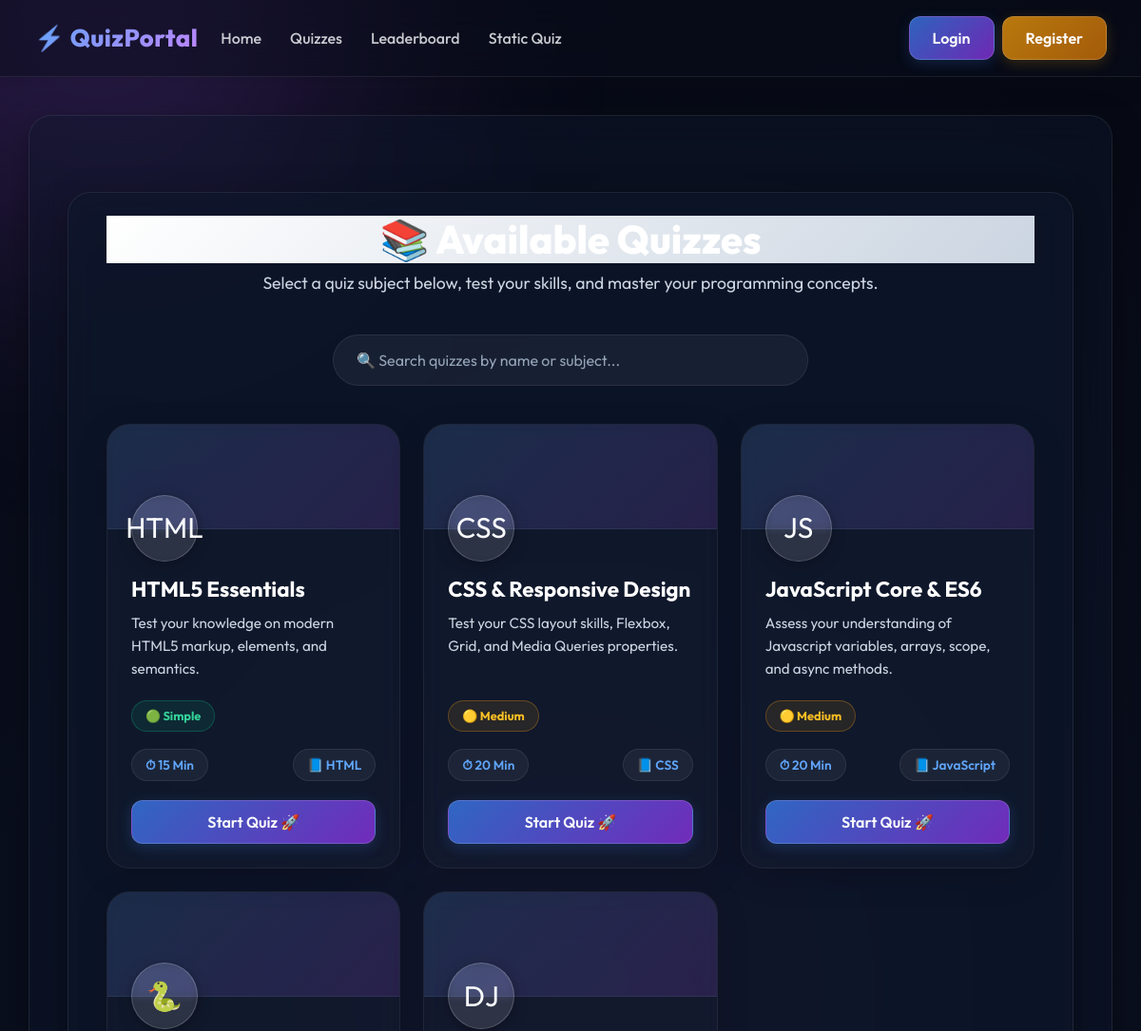
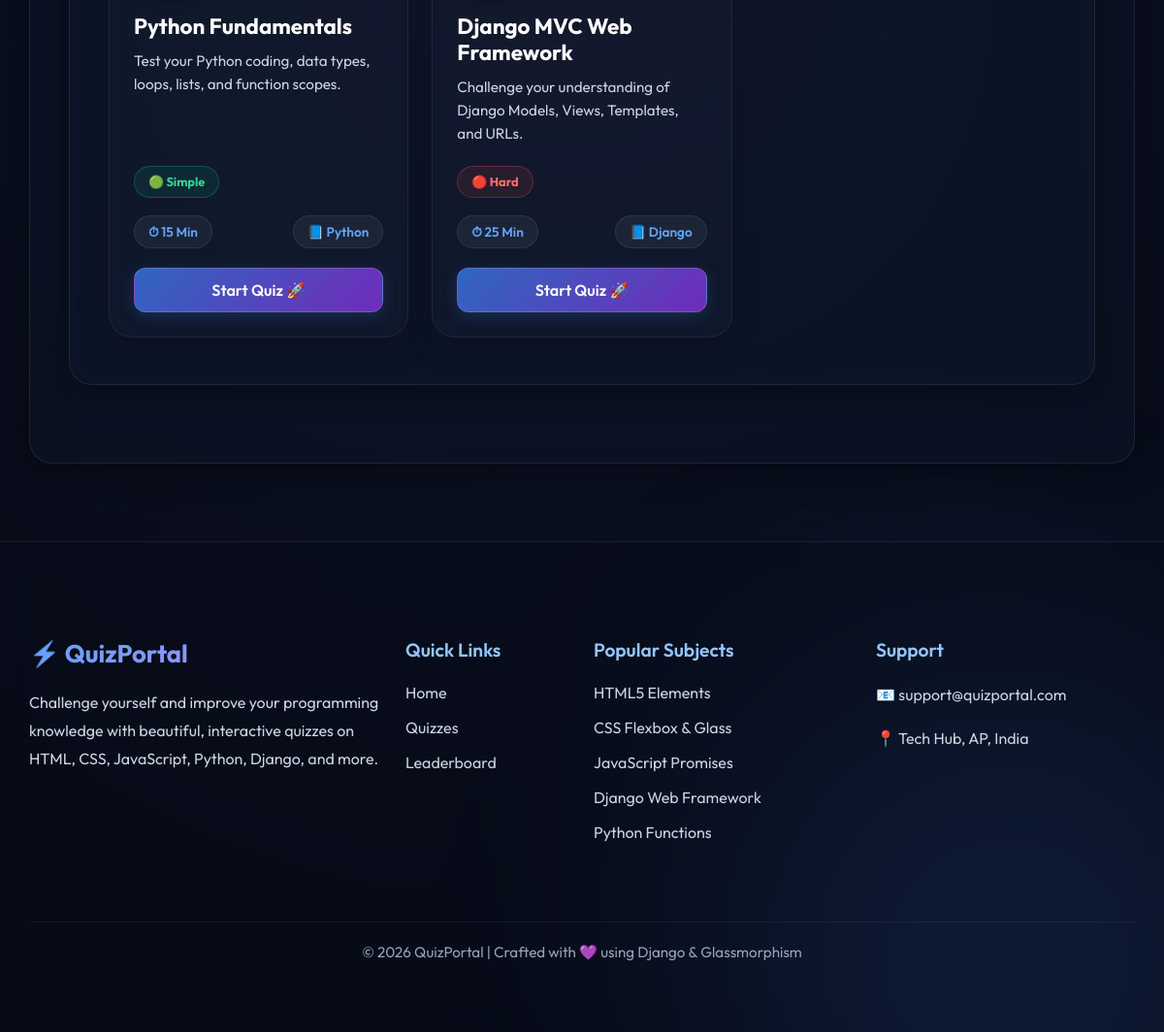
Page /quizess/ on the committed database (2 pictures, top to bottom).
### messages1/models.py (models this page shows, shortened)
class Quiz(models.Model):
    LEVEL_CHOICES = (
        ('Simple', 'Simple'),
        ('Medium', 'Medium'),
        ('Hard', 'Hard'),
    )
    title = models.CharField(
        max_length=200
    )
    description = models.TextField()
    category = models.CharField(
        max_length=100,
        default="General"
    )
    level = models.CharField(
        max_length=20,
        choices=LEVEL_CHOICES,
        default="Simple"
    )
    time_limit = models.IntegerField(
        default=20,
        help_text="Time in minutes"
    )

### messages1/views.py (the view)
def quizess(request):
    quizzes = Quiz.objects.all()
    return render(
        request,
        'quiz/quizess.html',
        {'quizess': quizzes} # Template expects 'quizess' key
    )

### messages1/templates/quiz/quizess.html (shortened to what this page needs)
{% extends 'quiz/base.html' %}
{% block content %}
<div class="container py-4">
    <h1 class="page-title">
        📚 Available Quizzes
    </h1>
    <p class="page-subtitle">
        Select a quiz subject below, test your skills, and master your programming concepts.
    </p>
    <div class="search-box">
        <input
            type="text"
            id="searchQuiz"
            class="form-control search-input"
            placeholder="🔍 Search quizzes by name or subject..."
            onkeyup="filterQuizzes()">
    </div>
    <div class="row" id="quizContainer">
        {% for quiz in quizess %}
        <div class="col-lg-4 col-md-6 mb-4 quiz-item">
            <div class="quiz-card">
                <div class="quiz-header">
                    <div class="quiz-icon">
                        {% if quiz.category == "HTML" %}
                            HTML
                        {% elif quiz.category == "CSS" %}
                            CSS
                        {% elif quiz.category == "JavaScript" %}
                            JS
                        {% elif quiz.category == "Python" %}
                            🐍
                        {% elif quiz.category == "Django" %}
                            DJ
                        {% else %}
                            🎯
                        {% endif %}
                    </div>
                </div>
                <div class="quiz-body">
                    <h3 class="quiz-title">
                        {{ quiz.title }}
                    </h3>
                    <p class="quiz-description">
                        {{ quiz.description }}
                    </p>
                    {% if quiz.level == "Simple" %}
                        <span class="level-badge simple">
                            🟢 Simple
                        </span>
                    {% elif quiz.level == "Medium" %}
                        <span class="level-badge medium">
                            🟡 Medium
                        </span>
                    {% else %}
                        <span class="level-badge hard">
                            🔴 Hard
                        </span>
                    {% endif %}
                    <div class="quiz-info">
                        <span class="quiz-badge">
                            ⏱ {{ quiz.time_limit }} Min
                        </span>
                        <span class="quiz-badge">
                            📘 {{ quiz.category }}
                        </span>
                    </div>
                    <a href="/quiz/{{ quiz.id }}/"
                       class="btn btn-primary start-btn">
                        Start Quiz 🚀
                    </a>
                </div>
            </div>
        </div>
        {% endfor %}
    </div>
</div>
{% endblock %}

### messages1/templates/quiz/base.html (style rules this page uses)
:root { --glass-bg: rgba(255, 255, 255, 0.04); --glass-bg-hover: rgba(255, 255, 255, 0.08); --glass-card-bg: rgba(15, 23, 42, 0.45); --glass-border: rgba(255, 255, 255, 0.08); --glass-border-focus: rgba(255, 255, 255, 0.2); --glass-shadow: 0 8px 32px 0 rgba(0, 0, 0, 0.37); --glass-blur: blur(16px); --text-primary: #f8fafc; --text-secondary: #cbd5e1; --text-muted: #94a3b8; --accent-blue: #3b82f6; --accent-purple: #a855f7; --accent-pink: #ec4899; }
body { background: radial-gradient(circle at 50% 50%, #0d1326 0%, #060913 100%); font-family: 'Outfit', 'Inter', sans-serif; color: var(--text-primary); min-height: 100vh; position: relative; overflow-x: hidden; margin: 0; padding: 0; }
.container { background: var(--glass-card-bg); backdrop-filter: var(--glass-blur); -webkit-backdrop-filter: var(--glass-blur); border: 1px solid var(--glass-border); box-shadow: var(--glass-shadow); padding: 40px; border-radius: 24px; margin-top: 40px; margin-bottom: 40px; color: var(--text-primary); animation: fadeIn 0.8s cubic-bezier(0.16, 1, 0.3, 1); }
.form-control, .form-select { background: rgba(255, 255, 255, 0.05); border: 1px solid var(--glass-border); color: var(--text-primary) !important; border-radius: 12px; padding: 12px 18px; transition: all 0.3s ease; }
.form-control::placeholder { color: var(--text-muted); }
.btn-primary { background: linear-gradient(135deg, rgba(59, 130, 246, 0.75), rgba(147, 51, 234, 0.75)); border: 1px solid rgba(255, 255, 255, 0.15); color: var(--text-primary); border-radius: 12px; padding: 10px 24px; font-weight: 600; transition: all 0.3s cubic-bezier(0.16, 1, 0.3, 1); box-shadow: 0 4px 15px rgba(59, 130, 246, 0.2); }

### messages1/templates/quiz/quizess.html (style rules this page uses)
.page-title { font-size: 2.6rem; font-weight: 800; color: #ffffff; text-align: center; margin-bottom: 8px; background: linear-gradient(135deg, #ffffff, #cbd5e1); }
.page-subtitle { text-align: center; color: var(--text-secondary); margin-bottom: 40px; font-size: 1.1rem; }
.quiz-card { border: 1px solid rgba(255, 255, 255, 0.06); border-radius: 24px; overflow: hidden; transition: all 0.4s cubic-bezier(0.16, 1, 0.3, 1); background: rgba(255, 255, 255, 0.02); backdrop-filter: blur(10px); -webkit-backdrop-filter: blur(10px); box-shadow: 0 8px 32px 0 rgba(0, 0, 0, 0.2); position: relative; height: 100%; display: flex; flex-direction: column; }
.quiz-header { height: 110px; background: linear-gradient(135deg, rgba(96, 165, 250, 0.15), rgba(168, 85, 247, 0.15)); border-bottom: 1px solid rgba(255, 255, 255, 0.06); position: relative; }
.quiz-icon { width: 70px; height: 70px; background: rgba(255, 255, 255, 0.1); backdrop-filter: blur(5px); -webkit-backdrop-filter: blur(5px); border: 1px solid rgba(255, 255, 255, 0.2); border-radius: 50%; display: flex; align-items: center; justify-content: center; font-size: 30px; position: absolute; bottom: -35px; left: 25px; box-shadow: 0 4px 15px rgba(0,0,0,0.3); transition: all 0.3s ease; }
.quiz-body { padding: 50px 25px 25px; display: flex; flex-direction: column; flex-grow: 1; }
.quiz-title { font-size: 1.4rem; font-weight: 700; margin-bottom: 10px; color: #ffffff; }
.quiz-description { color: var(--text-secondary); margin-bottom: 20px; min-height: 55px; font-size: 0.95rem; line-height: 1.6; flex-grow: 1; }
.quiz-info { display: flex; justify-content: space-between; margin-bottom: 20px; font-size: 0.9rem; flex-wrap: wrap; gap: 10px; }
.quiz-badge { background: rgba(255, 255, 255, 0.05); border: 1px solid rgba(255, 255, 255, 0.08); color: #60a5fa; padding: 6px 14px; border-radius: 30px; font-size: 0.85rem; font-weight: 600; }
.level-badge { padding: 6px 14px; border-radius: 20px; font-size: 0.8rem; font-weight: 700; display: inline-block; margin-bottom: 18px; align-self: flex-start; border: 1px solid transparent; }
.simple { background: rgba(16, 185, 129, 0.1); color: #34d399; border-color: rgba(16, 185, 129, 0.3); }
.medium { background: rgba(245, 158, 11, 0.1); color: #fbbf24; border-color: rgba(245, 158, 11, 0.3); }
.hard { background: rgba(239, 68, 68, 0.1); color: #f87171; border-color: rgba(239, 68, 68, 0.3); }
.start-btn { width: 100%; margin-top: auto; }
.search-box { max-width: 500px; margin: 0 auto 40px; position: relative; }
.search-input { border-radius: 50px; padding: 14px 24px; }

### rows in the picture
Quiz: shows "HTML", title "HTML5 Essentials", description "Test your knowledge on modern HTML5 markup, elements, and semantics.", level "🟢 Simple", time_limit "15", category "HTML"
Quiz: shows "CSS", title "CSS & Responsive Design", description "Test your CSS layout skills, Flexbox, Grid, and Media Queries properties.", level "🟡 Medium", time_limit "20", category "CSS"
Quiz: shows "JS", title "JavaScript Core & ES6", description "Assess your understanding of Javascript variables, arrays, scope, and async methods.", level "🟡 Medium", time_limit "20", category "JavaScript"
Quiz: title "Python Fundamentals", description "Test your Python coding, data types, loops, lists, and function scopes.", level "🟢 Simple", time_limit "15", category "Python"
Quiz: shows "DJ", title "Django MVC Web Framework", description "Challenge your understanding of Django Models, Views, Templates, and URLs.", level "🔴 Hard", time_limit "25", category "Django"
